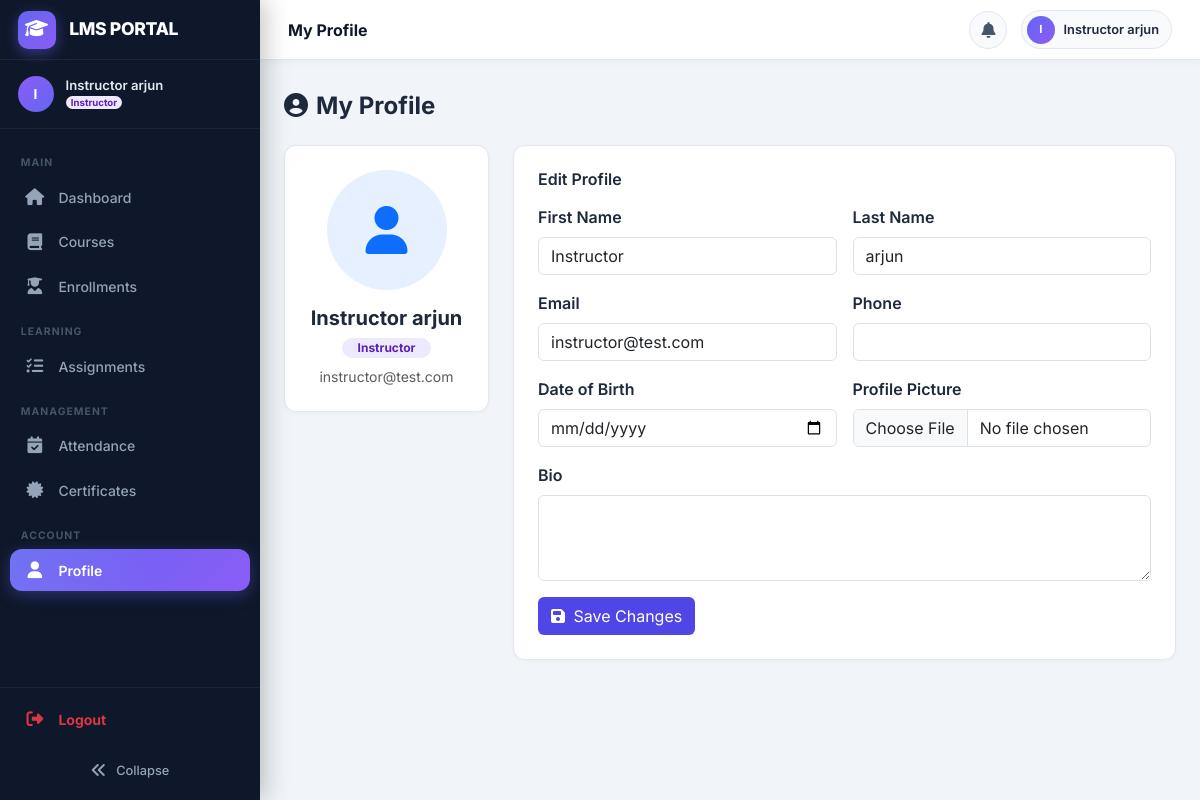
The app's page /profile/ (signed in) with its own data.
### users/models.py (models this page shows, shortened)
class CustomUser(AbstractUser):
    class Role(models.TextChoices):
        ADMIN = 'admin', 'Admin'
        INSTRUCTOR = 'instructor', 'Instructor'
        STUDENT = 'student', 'Student'
    role = models.CharField(
        max_length=20,
        choices=Role.choices,
        default=Role.STUDENT,
    )
    phone = models.CharField(max_length=20, blank=True)
    profile_picture = models.ImageField(
        upload_to='profile_pictures/', blank=True, null=True
    )
    bio = models.TextField(blank=True)
    date_of_birth = models.DateField(null=True, blank=True)
    otp = models.CharField(max_length=6, blank=True, null=True)
    otp_expiry = models.DateTimeField(null=True, blank=True)
    class Meta:
        verbose_name = 'User'
        verbose_name_plural = 'Users'
    @property
    def is_admin_role(self):
        return self.role == self.Role.ADMIN
    @property
    def is_student(self):
        return self.role == self.Role.STUDENT

### users/views.py (the view)
# urls.py: path('profile/', views.profile_view, name='profile'),
@login_required
def profile_view(request):
    form = ProfileUpdateForm(
        request.POST or None,
        request.FILES or None,
        instance=request.user
    )
    if request.method == 'POST' and form.is_valid():
        form.save()
        messages.success(request, 'Profile updated successfully!')
        return redirect('users:profile')
    return render(request, 'users/profile.html', {'form': form})

### users/forms.py
class ProfileUpdateForm(forms.ModelForm):
    class Meta:
        model = CustomUser
        fields = ('first_name', 'last_name', 'email', 'phone', 'bio',
                  'date_of_birth', 'profile_picture')
        widgets = {
            'first_name': forms.TextInput(attrs={'class': 'form-control'}),
            'last_name': forms.TextInput(attrs={'class': 'form-control'}),
            'email': forms.EmailInput(attrs={'class': 'form-control'}),
            'phone': forms.TextInput(attrs={'class': 'form-control'}),
            'bio': forms.Textarea(attrs={'class': 'form-control', 'rows': 3}),
            'date_of_birth': forms.DateInput(attrs={'class': 'form-control', 'type': 'date'}),
            'profile_picture': forms.FileInput(attrs={'class': 'form-control'}),
        }

### templates/users/profile.html (shortened to what this page needs)
{% extends 'base.html' %}
{% block content %}
<h4 class="fw-bold mb-4"><i class="fas fa-user-circle me-2"></i>My Profile</h4>
<div class="row g-4">
  <div class="col-md-3 text-center">
    <div class="page-card">
      {% if user.profile_picture %}
        <img src="{{ user.profile_picture.url }}" class="rounded-circle mb-3" width="120" height="120" style="object-fit:cover;">
      {% else %}
        <div class="rounded-circle bg-primary bg-opacity-10 d-inline-flex align-items-center justify-content-center mb-3"
             style="width:120px;height:120px;">
          <i class="fas fa-user text-primary" style="font-size:3rem;"></i>
        </div>
      {% endif %}
      <h5 class="fw-bold mb-1">{{ user.get_full_name|default:user.username }}</h5>
      <span class="badge badge-role-{{ user.role }} rounded-pill px-3">{{ user.get_role_display }}</span>
      <div class="text-muted small mt-2">{{ user.email }}</div>
    </div>
  </div>
  <div class="col-md-9">
    <div class="page-card">
      <h6 class="fw-semibold mb-3">Edit Profile</h6>
      <form method="post" enctype="multipart/form-data" novalidate>
        <div class="row g-3">
          <div class="col-md-6">
            <label class="form-label fw-semibold">First Name</label>
            {{ form.first_name }}
          </div>
          <div class="col-md-6">
            <label class="form-label fw-semibold">Last Name</label>
            {{ form.last_name }}
          </div>
          <div class="col-md-6">
            <label class="form-label fw-semibold">Email</label>
            {{ form.email }}
          </div>
          <div class="col-md-6">
            <label class="form-label fw-semibold">Phone</label>
            {{ form.phone }}
          </div>
          <div class="col-md-6">
            <label class="form-label fw-semibold">Date of Birth</label>
            {{ form.date_of_birth }}
          </div>
          <div class="col-md-6">
            <label class="form-label fw-semibold">Profile Picture</label>
            {{ form.profile_picture }}
          </div>
          <div class="col-12">
            <label class="form-label fw-semibold">Bio</label>
            {{ form.bio }}
          </div>
        </div>
        <button type="submit" class="btn mt-3" style="background:#4f46e5;color:#fff;">
          <i class="fas fa-save me-1"></i> Save Changes
        </button>
      </form>
    </div>
  </div>
</div>
{% endblock %}

### templates/base.html (shortened to what this page needs)
<!DOCTYPE html>
<html lang="en">
<head>
  <link href="https://cdn.jsdelivr.net/npm/bootstrap@5.3.2/dist/css/bootstrap.min.css" rel="stylesheet" />
  <link href="https://cdn.jsdelivr.net/npm/bootstrap-icons@1.11.3/font/bootstrap-icons.css" rel="stylesheet" />
  <link rel="stylesheet" href="https://cdnjs.cloudflare.com/ajax/libs/font-awesome/6.5.0/css/all.min.css">
</head>
<body>
  {% if user.is_authenticated %}
  <nav class="sidebar" id="sidebar" role="navigation" aria-label="Main navigation">
    <a href="{% url 'users:dashboard' %}" class="sidebar-brand" tabindex="0">
      <div class="sidebar-brand-icon">
        <i class="fas fa-graduation-cap"></i>
      </div>
      <span class="sidebar-brand-text">LMS PORTAL</span>
    </a>
    <div class="sidebar-user">
      <div class="sidebar-user-avatar">
        {{ user.first_name|first|upper|default:user.username|first|upper }}
      </div>
      <div class="sidebar-user-info">
        <div class="sidebar-user-name">{{ user.get_full_name|default:user.username }}</div>
        <div class="sidebar-user-role">
          <span class="badge badge-role-{{ user.role }} rounded-pill" style="font-size:.6rem;padding:.2em .55em;">
            {{ user.get_role_display }}
          </span>
        </div>
      </div>
    </div>
    <div class="sidebar-content">
      <ul style="list-style:none;padding:0;margin:0;">
        <li class="sidebar-section">Main</li>
        <li class="sidebar-item">
          <a href="{% url 'users:dashboard' %}"
            class="sidebar-link {% if request.resolver_match.url_name == 'dashboard' %}sidebar-active{% endif %}"
            data-tooltip="Dashboard">
            <i class="fas fa-home sidebar-icon"></i>
            <span class="sidebar-label">Dashboard</span>
          </a>
        </li>
        <li class="sidebar-item">
          <a href="{% url 'courses:list' %}"
            class="sidebar-link {% if 'courses' in request.path and 'assignments' not in request.path %}sidebar-active{% endif %}"
            data-tooltip="Courses">
            <i class="fas fa-book sidebar-icon"></i>
            <span class="sidebar-label">Courses</span>
          </a>
        </li>
        <li class="sidebar-item">
          <a href="{% url 'enrollments:list' %}"
            class="sidebar-link {% if 'enrollments' in request.path %}sidebar-active{% endif %}"
            data-tooltip="Enrollments">
            <i class="fas fa-user-graduate sidebar-icon"></i>
            <span class="sidebar-label">Enrollments</span>
          </a>
        </li>
        <li class="sidebar-section">Learning</li>
        {% if user.role == 'instructor' or user.is_admin_role or user.is_superuser %}
        <li class="sidebar-item">
          <a href="{% url 'assignments:instructor_dashboard' %}"
            class="sidebar-link {% if 'assignments' in request.path %}sidebar-active{% endif %}"
            data-tooltip="Assignments">
            <i class="fas fa-tasks sidebar-icon"></i>
            <span class="sidebar-label">Assignments</span>
          </a>
        </li>
        {% endif %}
        {% if not user.is_student %}
        <li class="sidebar-section">Management</li>
        <li class="sidebar-item">
          <a href="{% url 'attendance:manage' %}"
            class="sidebar-link {% if 'attendance' in request.path %}sidebar-active{% endif %}"
            data-tooltip="Attendance">
            <i class="fas fa-calendar-check sidebar-icon"></i>
            <span class="sidebar-label">Attendance</span>
          </a>
        </li>
        <li class="sidebar-item">
          <a href="{% url 'certificates:list' %}"
            class="sidebar-link {% if 'certificates' in request.path %}sidebar-active{% endif %}"
            data-tooltip="Certificates">
            <i class="fas fa-certificate sidebar-icon"></i>
            <span class="sidebar-label">Certificates</span>
          </a>
        </li>
        {% endif %}
        <li class="sidebar-section">Account</li>
        <li class="sidebar-item">
          <a href="{% url 'users:profile' %}"
            class="sidebar-link {% if request.resolver_match.url_name == 'profile' %}sidebar-active{% endif %}"
            data-tooltip="Profile">
            <i class="fas fa-user sidebar-icon"></i>
            <span class="sidebar-label">Profile</span>
          </a>
        </li>
      </ul>
    </div>
    <div class="sidebar-footer">
      {% if request.user.is_authenticated %}
      <ul style="list-style:none;padding:0;margin:0 0 10px 0;">
        <li class="sidebar-item" style="padding:0;">
          <a href="{% url 'users:logout' %}" class="sidebar-link logout-link text-danger" data-tooltip="Logout">
            <i class="fas fa-sign-out-alt sidebar-icon text-danger"></i>
            <span class="sidebar-label fw-bold">Logout</span>
          </a>
        </li>
      </ul>
      {% endif %}
      <button id="sidebarCollapseBtn" title="Toggle sidebar">
        <i class="fas fa-angle-double-left"></i>
        <span class="sidebar-collapse-label">Collapse</span>
      </button>
    </div>
  </nav>
  <div id="main">
    <header id="topbar">
      <div class="topbar-left">
        <span class="topbar-title d-none d-md-block" id="topbarTitle"></span>
      </div>
      <div class="topbar-right">
        <div class="dropdown" id="notificationDropdown">
          <button class="notif-btn" type="button" data-bs-toggle="dropdown" aria-expanded="false"
            aria-label="Notifications">
            <i class="fas fa-bell"></i>
          </button>
        </div>
        <a href="{% url 'users:profile' %}" class="user-chip" title="My Profile">
          <div class="user-chip-avatar">
            {{ user.first_name|first|upper|default:user.username|first|upper }}
          </div>
          <span class="user-chip-name d-none d-sm-block">{{ user.get_full_name|default:user.username }}</span>
        </a>
      </div>
    </header>
    <div class="container-fluid px-4 pt-3">
    </div>
    <div class="container-fluid px-4 py-3 flex-grow-1">
      {% endif %}
      {% block content %}{% endblock %}
      {% if user.is_authenticated %}
    </div>
  </div>
  {% else %}
    {% if not no_container %}</div>{% endif %}
  {% endif %}
</body>
</html>

### records on screen
CustomUser: first_name|first "I", get_full_name "Instructor arjun", role "Instructor", email "instructor@test.com", first_name "Instructor", last_name "arjun"
